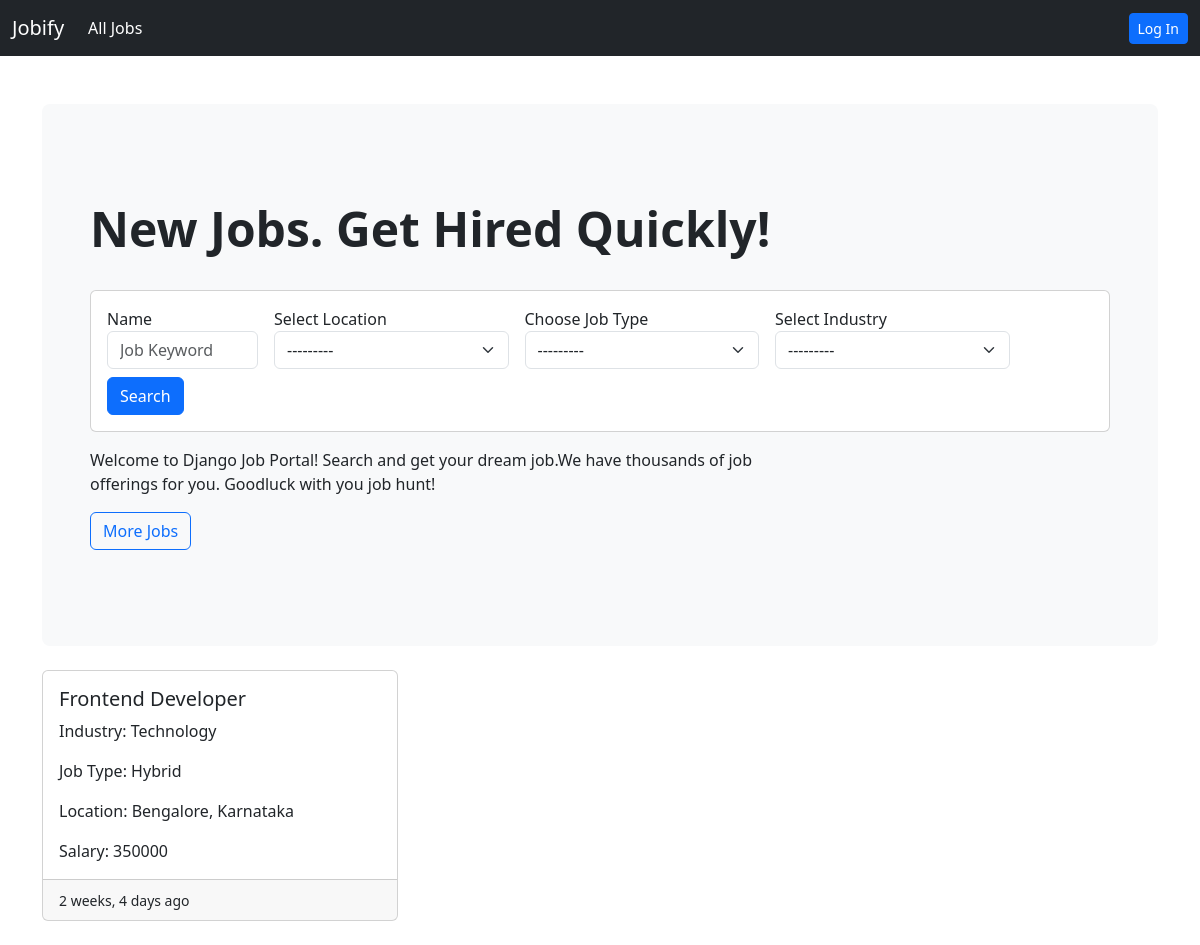
The page / on the database its author committed.
### job/models.py (models this page shows, shortened)
class Job(models.Model):
    job_type_choices=(
        ('Remote','Remote'),
        ('Onsite','Onsite'),
        ('Hybrid','Hybrid'),
    )
    user=models.ForeignKey(User,on_delete=models.CASCADE)
    company=models.ForeignKey(Company,on_delete=models.CASCADE)
    title=models.CharField(max_length=100)
    city=models.CharField(max_length=100)
    salary=models.PositiveBigIntegerField(default=35000)
    requirements=models.TextField()
    ideal_candidate=models.TextField()
    is_available=models.BooleanField(default=True)
    timestamp=models.DateTimeField(auto_now_add=True)
    industry=models.ForeignKey(Industry,on_delete=models.DO_NOTHING,null=True,blank=True)
    state=models.ForeignKey(State,on_delete=models.DO_NOTHING,null=True,blank=True)
    job_type=models.CharField(max_length=20,choices=job_type_choices,null=True, blank=True)

class Industry(models.Model):
    name=models.CharField(max_length=100)
    def __str__(self):
        return self.name

class State(models.Model):
    name=models.CharField(max_length=100)
    def __str__(self):
        return self.name

### website/views.py (the view)
# urls.py: 2. Add a URL to urlpatterns:  path('', views.home, name='home')
def home(request):
    filter=Jobfilter(request.GET,queryset=Job.objects.filter(is_available=True).order_by('-timestamp'))
    context={'filter': filter}
    return render(request,'website/home.html',context)

### templates/website/home.html
{%extends 'base.html'%}
{%load humanize%}
{%load widget_tweaks%}
{%block content %}
<section>
    <div class="p-5 mb-4 bg-light rounded-3">
      <div class="conatiner-fluid py-5">
        <h2 class="display-5 fw-bold">New Jobs. Get Hired Quickly!</h2>
        <br />
        <div class="card">
          <div class="card-body">
            <form class="row gy-2 gx-3 align-items-center" method="get">
              <div class="col-sm-2">
                <label  for="autoSizingInput"
                  >Name</label
                >
                {%render_field filter.form.title class="form-control" id="autoSizingInput" placeholder="Job Keyword" %}
              </div>
              <div class="col-sm-3">
                <label for="autoSizingSelect"
                  >Select Location</label
                >
                {%render_field filter.form.state class="form-select"  %}
              </div>
              <div class="col-sm-3">
                <label  for="autoSizingSelect"
                  >Choose Job Type</label
                >
                {%render_field filter.form.job_type class="form-select"  %}
              </div>
              <div class="col-sm-3">
                <label  for="autoSizingSelect"
                  >Select Industry</label
                >
                {%render_field filter.form.industry class="form-select"  %}
              </div>
              <div class="col-auto"><button class="btn btn-primary" type="button">
                Search
              </button></div>
            </form>
          </div>
        </div>
        <p class="col-md-8 fs-6 mt-3">
          Welcome to Django Job Portal! Search and get your dream job.We
          have thousands of job offerings for you. Goodluck with you job hunt!
        </p>
        <a href="{% url 'job-listing' %}" class="btn btn-outline-primary" type="button">
          More Jobs
        </a>
      </div>
    </div>
  </section>
  <div class="row row-cols-1 row-cols-md-3 g-4">
    {%for job in filter.qs %}
    <div class="col">
      <div class="card h-100">
        <div class="card-body">
          <h5 class="card-title">{{job.title}}</h5>
          <p class="card-text">Industry: {{job.industry}}</p>
          <p class="card-text">Job Type: {{job.job_type}}</p>
          <p class="card-text">Location: {{job.city}}, {{job.state}} </p>
          <p class="card-text">Salary: {{job.salary}}</p>
        </div>
        <div class="card-footer"><small>{{job.timestamp|naturaltime}}</small></div>
      </div>
    </div>
    {%endfor%}
</div><br>
{%endblock content%}

### rows shown on the page
Job: title "Frontend Developer", industry "Technology", job_type "Hybrid", city "Bengalore", state "Karnataka", salary "350000", timestamp "2 weeks, 4 days ago"
